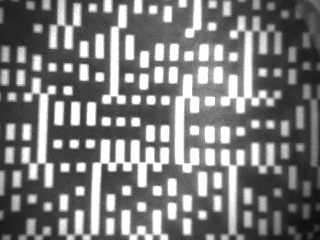
#> input picture img/2023_1_16_11_43_43_Image.bmp, 320 x 240 px
$ jupyter execute '5.3 rotate estimating.KD .ipynb'
#> lines starting #> are read from the running program, lines starting #| are printed output that depends on the picture; after the words box and inside, x2 and y2 are one past the last pixel; in counts of white or black regions, pixels touching at a corner belong together; long printed decimals are rounded
### main.py
import numpy as np


def getSum(array):
    sum = 0
    for x in array:
        sum += bin(x).count("1")
    return sum

def q_sizeStatistic(bigger):
    bigger_tmp_H = np.zeros(32, dtype=np.uint32)
    bigger_tmp_V = np.zeros(26, dtype=np.uint32)
    bigger_tmp_U = np.zeros(26, dtype=np.uint32)
    bigger_tmp_D = np.zeros(26, dtype=np.uint32)

    # bigger_tmp = bigger[0:26,6:26]
    for i in range(26):
        bigger_tmp_V[i] = bigger[i]
        bigger_tmp_U[i] = bigger[i + 6] & 0x3ffffff
        bigger_tmp_D[i] = bigger[i] & 0x3ffffff

    for i in range(32):
        bigger_tmp_H[i] = bigger[i] & 0x3ffffff

    sizeStatistic_result = np.zeros(24, dtype=np.int32)

    for j in range(1, 7):
        for i in range(26):
            bigger_tmp_V[i] &= bigger[i + j]
            bigger_tmp_U[i] &= (bigger[i + 6 - j] >> j) & 0x3ffffff
            bigger_tmp_D[i] &= (bigger[i + j] >> j) & 0x3ffffff

        for i in range(32):
            bigger_tmp_H[i] &= (bigger[i] >> j) & 0x3ffffff

        sizeStatistic_result[j -1 + 0] = getSum(bigger_tmp_H)
        sizeStatistic_result[j -1 + 6] = getSum(bigger_tmp_V)
        sizeStatistic_result[j -1 + 12] = getSum(bigger_tmp_U)
        sizeStatistic_result[j -1 + 18] = getSum(bigger_tmp_D)
    return sizeStatistic_result


#320 x 240, shift =2; 160 x 120, shift =1,
def subSmaple32x32(arr, INPUT_ROWS, INPUT_COLS, shift):
    HISTOGRAM_ROWS = int(32)
    HISTOGRAM_COLS = int(32)

    start_row = (INPUT_ROWS>>1) - (HISTOGRAM_ROWS<<(shift-1))
    #向左移動，結果亮度剛好，batch feature.N 計算img/2023_1_16_15_56_33_Image.bmp 得到漂亮的-78度
    start_col = (INPUT_COLS>>2) - (HISTOGRAM_COLS<<(shift-1))
    start_col = (INPUT_COLS>>1) - (HISTOGRAM_COLS<<(shift-1))
    end_row = start_row + (HISTOGRAM_ROWS<<shift)
    end_col = start_col + (HISTOGRAM_COLS<<shift)
    step= (1<<shift)
    retarray=arr[start_row:end_row:step, start_col:end_col:step]

    #for i in range(32):
    #    print(" %3d",retarray[i])


    return retarray


def BY2BE(arr, index, t):
    x = ((arr[index] - t) & 0x80000000) >> (31 - index)
    return x

def calbits(arr, t):
    bits = 0
    bits |= BY2BE(arr,  0, t)
    bits |= BY2BE(arr,  1, t)
    bits |= BY2BE(arr,  2, t)
    bits |= BY2BE(arr,  3, t)
    bits |= BY2BE(arr,  4, t)
    bits |= BY2BE(arr,  5, t)
    bits |= BY2BE(arr,  6, t)
    bits |= BY2BE(arr,  7, t)
    bits |= BY2BE(arr,  8, t)
    bits |= BY2BE(arr,  9, t)
    bits |= BY2BE(arr,  10, t)
    bits |= BY2BE(arr,  11, t)
    bits |= BY2BE(arr,  12, t)
    bits |= BY2BE(arr,  13, t)
    bits |= BY2BE(arr,  14, t)
    bits |= BY2BE(arr,  15, t)
    bits |= BY2BE(arr,  16, t)
    bits |= BY2BE(arr,  17, t)
    bits |= BY2BE(arr,  18, t)
    bits |= BY2BE(arr,  19, t)
    bits |= BY2BE(arr,  20, t)
    bits |= BY2BE(arr,  21, t)
    bits |= BY2BE(arr,  22, t)
    bits |= BY2BE(arr,  23, t)
    bits |= BY2BE(arr,  24, t)
    bits |= BY2BE(arr,  25, t)
    bits |= BY2BE(arr,  26, t)
    bits |= BY2BE(arr,  27, t)
    bits |= BY2BE(arr,  28, t)
    bits |= BY2BE(arr,  29, t)
    bits |= BY2BE(arr,  30, t)
    bits |= BY2BE(arr,  31, t)
    bits ^= 0xFFFFFFFF
    #print(bits)
    return bits

def calculate_32x32_bits_array(arr, t):
    bits_array = np.zeros(32, dtype=np.uint32)
    for i in range(32):
        x=calbits(arr[i,:], t)
        bits_array[i] = x

    return bits_array

import numpy as np

#320 x 240, scale =2
#160 x 120, scale =1
def calculate_28_percent(arr,arrSize):
    freq=np.zeros(256)
    sum_=0
    for i in range(arrSize):
        for j in range(arrSize):
            freq[arr[i][j]] += 1

    # [7 lines of commented-out code are left out]
    threshold=arrSize*arrSize*0.28
    threshold=286.5

    for i in range(255, -1, -1):
        sum_ += freq[i]
        #print(i, freq[i], sum_)
        if sum_ > threshold:
            return i

    return 0


import math
def create_matrices(ref_image, theta , scale): # scale for 320x240 should be 4, for 160x120 should be 2
    WIDTH = 42
    HEIGHT = 42
    angle =  (theta*3.14159/180)
    output_matrix = np.zeros((HEIGHT, WIDTH), dtype=np.uint8)

    cos_angle = math.cos(angle)
    sin_angle = math.sin(angle)
    #print(cos_angle, sin_angle)
    for i in range(HEIGHT):
        for j in range(WIDTH):
            matrix3 = int(round(((j-21)*cos_angle + (i-21)*sin_angle  + 40)*scale))
            matrix4 = int(round(( -(j-21)*sin_angle + (i-21)*cos_angle  + 30)*scale))
            output_matrix[i][j] = ref_image[matrix4][matrix3]

    return output_matrix


def allFeature(arr):

    arr_32x32=subSmaple32x32(arr, INPUT_ROWS=240, INPUT_COLS=320, shift=2)
    t_value, sizeStatistic_result=allFeature_core(arr_32x32)
    # 计算 28% 的值并输出
    return t_value, sizeStatistic_result

def allFeature_core(arr_32x32):

    # 计算 28% 的值并输出
    t_value = calculate_28_percent(arr_32x32, arrSize=32)
    #print("28% of values are ==> {}".format(t_value))
    bits_array = np.zeros(32, dtype=np.uint32)
    bits_array = calculate_32x32_bits_array(arr_32x32, t_value)
    #show_32x32(arr_32x32,bits_array)
    sizeStatistic_result= q_sizeStatistic(bits_array)
    return t_value, sizeStatistic_result


def allFeatureNorm(arr):
    t_value, sizeStatistic_result=allFeature(arr);
    sizeStatistic_result_norm = np.zeros(24, float)
    for i in range(4):
        _sum=1
        for j in range(6):
            _sum+=sizeStatistic_result[i*6+j]
        for j in range(6):
            sizeStatistic_result_norm[i*6+j]=sizeStatistic_result[i*6+j]/_sum

    return t_value, sizeStatistic_result_norm

def allFeatureNorm_fine(arr):
    t_value, sizeStatistic_result=allFeature_core(arr);
    sizeStatistic_result_norm = np.zeros(24, float)
    for i in range(4):
        _sum=1
        for j in range(6):
            _sum+=sizeStatistic_result[i*6+j]
        for j in range(6):
            sizeStatistic_result_norm[i*6+j]=sizeStatistic_result[i*6+j]/_sum

    return t_value, sizeStatistic_result_norm


# [7 lines left out: function SSDFeature, not called in this run]

### 5.3 rotate estimating.KD .ipynb
### 讀入模型

[cell 1]
import pandas as pd
import numpy as np
from matplotlib import pyplot as plt

df = pd.read_csv("C_batch_feature_norm.csv", index_col=0)
#> (reads C_batch_feature_norm.csv from the repository)
s_result_all = df.to_numpy()
print(s_result_all.shape)
mean_arr=s_result_all.transpose()
print(mean_arr.shape)

### 第一次計算特徵值

[cell 2]
from main import allFeature, create_matrices, allFeatureNorm, SSDFeature
import cv2
import json

#pixart7920_img="img/2023_1_16_15_56_33_Image.bmp" # theta=-78
#pixart7920_img="img/2023_1_16_11_43_53_Image.bmp" # theta=51
pixart7920_img="img/2023_1_16_11_43_43_Image.bmp" # theta=89

arr = cv2.cvtColor(cv2.imread(pixart7920_img), cv2.COLOR_BGR2GRAY)
#> arr: shape (240, 320); min 11, max 255, mean 123.2


t_value, y=allFeatureNorm(arr)
#> in subSmaple32x32, `retarray=arr[start_row:end_row:step, start_col:end_col:step]`:
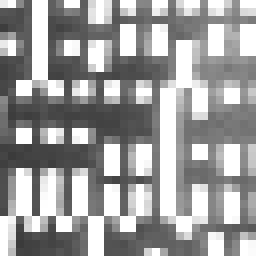
#> retarray: shape (32, 32) (shown 8 times larger); min 59, max 255, mean 156.5
#> in allFeature_core, `t_value = calculate_28_percent(arr_32x32, arrSize=32)`: t_value = 237
#> the loop in calculate_32x32_bits_array, `for i in range(32):` made 32 passes
#> (x, bits in calbits) on passes 1 to 11: (3449393971, 3449393971), (134746160, 134746160), (4144, 4144), (3424223280, 3424223280), (3424223280, 3424223280), (3436811058, 3436811058), (3436813106, 3436813106), (12589104, 12589104), (12587056, 12587056), (12582960, 12582960), (524288, 1031091)
print(y)
#| [0.9904 0.         0.         0.         0.         0.
#|  0.3577 0.2427 0.1653 0.09833 0.07531 0.05858
#|  0.7812    0.1458 0.0625     0.         0.         0.
#|  0.814 0.1047 0.06977 0.         0.         0.        ]
print('t_value=',t_value)
#| t_value= 237

# Convert the Python list to a JSON string
json_str = json.dumps(np.round(y,4).tolist())

# Print the JSON string
print(json_str)
#| [0.9904, 0.0, 0.0, 0.0, 0.0, 0.0, 0.3577, 0.2427, 0.1653, 0.0983, 0.0753, 0.0586, 0.7812, 0.1458, 0.0625, 0.0, 0.0, 0.0, 0.814, 0.1047, 0.0698, 0.0, 0.0, 0.0]

### 第一次估計角度
* BallTree KD 搜尋最近特徵
* crop 42x42

[cell 3]
from sklearn.neighbors import BallTree
import numpy as np

# 創建一個24維度的數據表，共有180行
data_table = np.transpose(mean_arr[1:25:])
print(mean_arr.shape)
print("data_table.shape=",data_table.shape)

# 創建一個BallTree對象，並使用數據表構建k-d tree
tree = BallTree(data_table)


# 使用k-d tree查找最近鄰居，返回最近鄰居的索引和距離
distance, index = tree.query(y.reshape(1, -1), k=1)

round_1_degree=index[0][0]
round_1_cost=distance[0][0]

# 打印查找到的最近鄰居的索引和距離
print('round_1 最近的角度:', round_1_degree)
#| round_1 最近的角度: 90
print('round_1 最近角度與查詢資料的距離:', round_1_cost)
#| round_1 最近角度與查詢資料的距離: 0.1315

if round_1_degree>90:
    theta =  round_1_degree-180
else:
    theta=round_1_degree
#print("theta=",theta)
correct_challenge_1=create_matrices(arr, theta, scale=4)
#> after the loop in create_matrices, `for i in range(HEIGHT):`:
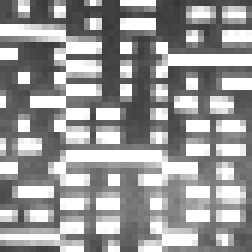
#> output_matrix: shape (42, 42) (shown 6 times larger); min 55, max 255, mean 152.2

plt.imshow(correct_challenge_1)

### 第二次計算特徵值

[cell 4]
from main import allFeatureNorm_fine
fine_t_value, fine_feature=allFeatureNorm_fine(correct_challenge_1)
print(fine_feature)
#| [0.3501  0.2394 0.169 0.1127 0.07445 0.05231
#|  0.9907 0.         0.         0.         0.         0.
#|  0.8202 0.1124 0.05618 0.         0.         0.
#|  0.8444 0.1        0.04444 0.         0.         0.        ]
print('fine_t_value=', fine_t_value)
#| fine_t_value= 219

### 第二次估計角度
* BallTree KD 搜尋最近特徵

[cell 5]
distance, index = tree.query(fine_feature.reshape(1, -1), k=1)
round_2_degree=index[0][0]
round_2_cost=distance[0][0]

# 打印查找到的最近鄰居的索引和距離
print('round_2 最近鄰居的索引:', round_2_degree)
#| round_2 最近鄰居的索引: 0
print('round_2 最近鄰居與查詢資料的距離:', round_2_cost)
#| round_2 最近鄰居與查詢資料的距離: 0.08595

### 旋轉判斷
* 當第二次估計角度有明顯改善 < 0.85*round_1_cost，採用的二次的答案
* 如果沒有明顯改善，採用的一次的答案

[cell 6]
if round_2_cost < 0.85*round_1_cost:
    theta=round_2_degree+round_1_degree
else:
    theta =  round_1_degree

if theta>90:
    theta =  theta-180

print('theta=', theta)
#| theta= 90

### 顯示最後旋轉圖

[cell 7]
correct_challenge=create_matrices(arr, theta, scale=4)

print(correct_challenge.shape)
#| (42, 42)
plt.imshow(correct_challenge)

### 9. 偵測pilot

[cell 8]
idDebug=True
isPlot = True

def pilotDetect(img, fine_t_value):

    bigger=img>=fine_t_value

    deep=10
    w=img.shape[1]-deep
    bigger_tmp=bigger[:,0:w]


    for i in range(deep):
        bigger_tmp=np.logical_and(bigger_tmp ,bigger[:,i:w+i])

    #plt.imshow(bigger_tmp)
    v_sum=np.sum(bigger_tmp,axis=0)
    #h_sum=np.sum(bigger_tmp,axis=1)

    #h_i=np.argmax(h_sum)

    #先找到零的部分
    for v_i_start in range(len(v_sum)):
        if v_sum[v_i_start]==0: break
    #在找之後非零的部分
    for v_i in range(v_i_start,len(v_sum)):
        if v_sum[v_i]>0: break

    h_i=np.argmax(bigger_tmp[v_i])
    if idDebug:
        print('v_sum=',v_sum)
        print('v_sum[v_i]=',v_sum[v_i])
        print("v_i=",v_i)
        print("h_i=",h_i)

    if isPlot:
        plt.subplots(1,4,figsize=(6,3))
        plt.subplot(141)
        plt.imshow(bigger_tmp)
        plt.subplot(142)
        plt.imshow(bigger[:,v_i+1:v_i+16+1])
        plt.subplot(143)
        plt.imshow(img[:,v_i+1:v_i+16+1])
        plt.subplot(144)
        plt.imshow(img[:,v_i+1:v_i+16+1])
    #return img[:,v_i+1:v_i+16+1]
    return v_i,h_i


v_i,h_i=pilotDetect(correct_challenge, fine_t_value)
#> in pilotDetect, `bigger=img>=fine_t_value`:
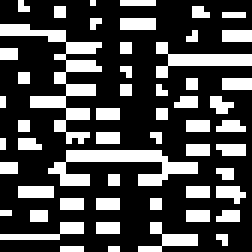
#> bigger: shape (42, 42) bool (shown 6 times larger); 28.9% white in thin lines or dots
#> in pilotDetect, `bigger_tmp=bigger[:,0:w]`:
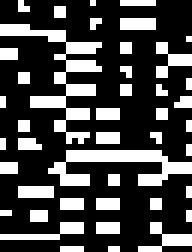
#> bigger_tmp: shape (42, 32) bool (shown 6 times larger); 28.1% white in thin lines or dots
#> the loop in pilotDetect, `for i in range(deep):` made 10 passes
#> pass 2, in pilotDetect, `bigger_tmp=np.logical_and(bigger_tmp ,bigger[:,i:w+i])`:
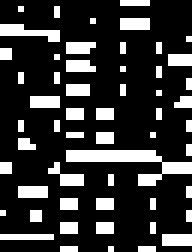
#> bigger_tmp: shape (42, 32) bool (shown 6 times larger); 20.9% white in thin lines or dots
#> pass 3, in pilotDetect, `bigger_tmp=np.logical_and(bigger_tmp ,bigger[:,i:w+i])`:
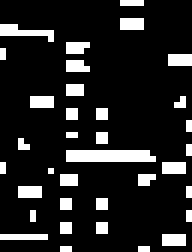
#> bigger_tmp: shape (42, 32) bool (shown 6 times larger); 14% white in thin lines or dots
#> after the loop in pilotDetect, `for i in range(deep):`:
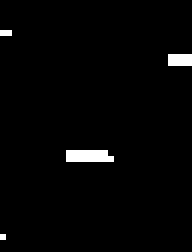
#> bigger_tmp: shape (42, 32) bool (shown 6 times larger); 1.9% white in thin lines or dots, all inside (x1, y1, x2, y2) = (0, 5, 32, 40)
#> the loop in pilotDetect, `for v_i_start in range(len(v_sum)):` made 3 passes
#> the loop in pilotDetect, `for v_i in range(v_i_start,len(v_sum)):` made 10 passes
#| v_sum= [2 1 0 0 0 0 0 0 0 0 0 2 2 2 2 2 2 2 1 0 0 0 0 0 0 0 0 0 2 2 2 2]
#| v_sum[v_i]= 2
#| v_i= 11
#| h_i= 0
cropImg=correct_challenge[:,v_i+1:v_i+16+1]
cropImg_roll=np.roll(cropImg, -1, axis=1)
cropImg_roll=cropImg

#cropImg_180=cropImg*0
#rotate_180(cropImg, 42, 16, cropImg_180)

plt.imshow(cropImg_roll)
#cropImg_roll=cropImg_180
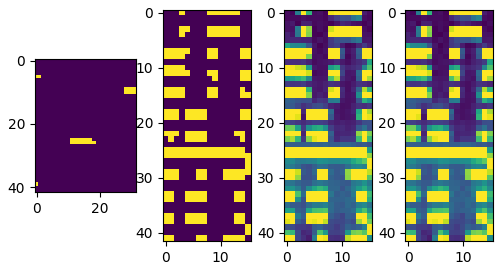
#> figure drawn by matplotlib, 4 panels

### 10. 峰值檢出

[cell 9]
import scipy.signal
cropImg_roll_sum=np.sum(cropImg_roll,axis=1)
_peaks, _ = scipy.signal.find_peaks(cropImg_roll_sum)
_peaks_mean = np.mean(cropImg_roll_sum[_peaks])

mask = np.invert(np.isin(_peaks, [h_i-1,h_i,h_i+1]))
peaks=[]
#1.125 是經驗值，超過這個平均值，就認為是pilot
for i in range(len(_peaks)):
    #print(cropImg_roll_sum[_peaks[i]])
    #print(_peaks_mean*1.25)
    if cropImg_roll_sum[_peaks[i]] < _peaks_mean*1.125:
        peaks.append(_peaks[i])
#> this loop made 10 passes
# [5 lines of commented-out code are left out]

if isPlot:
    plt.plot(cropImg_roll_sum)

if idDebug:
    print("_peak_mean*1.125=",_peaks_mean*1.125)
#| _peak_mean*1.125= 3438.3375
    print("_peaks=",_peaks)
#| _peaks= [ 4  7 11 15 18 22 26 29 33 37]
    print("mask=",mask)
#| mask= [ True  True  True  True  True  True  True  True  True  True]
    print("peaks=",peaks)
#| peaks= [4, 7, 11, 15, 18, 22, 29, 33, 37]
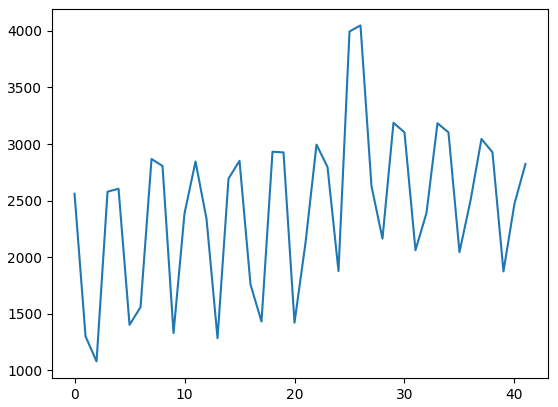
#> figure drawn by matplotlib, 1 panel; curve peaks at x = 26, y = 4048

### 11. fft 變換

[cell 10]
plt.imshow(cropImg_roll)

cropImg_roll_fft=np.fft.fft(cropImg_roll[peaks])
cropImg_roll_fft_ang=np.arctan2(cropImg_roll_fft.real,cropImg_roll_fft.imag)*180/np.pi
if isPlot:
    plt.imshow(cropImg_roll_fft_ang)
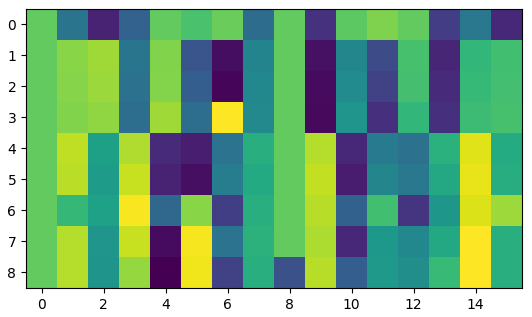
#> figure drawn by matplotlib, 1 panel
